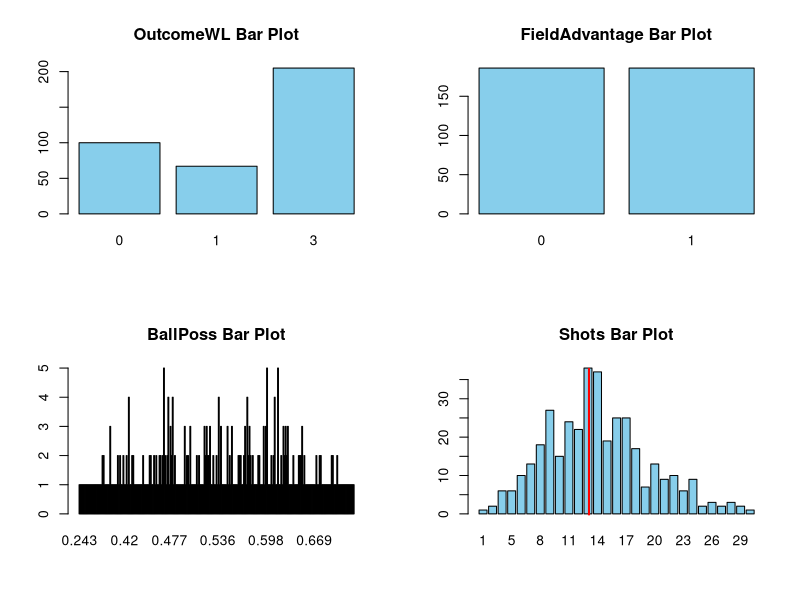
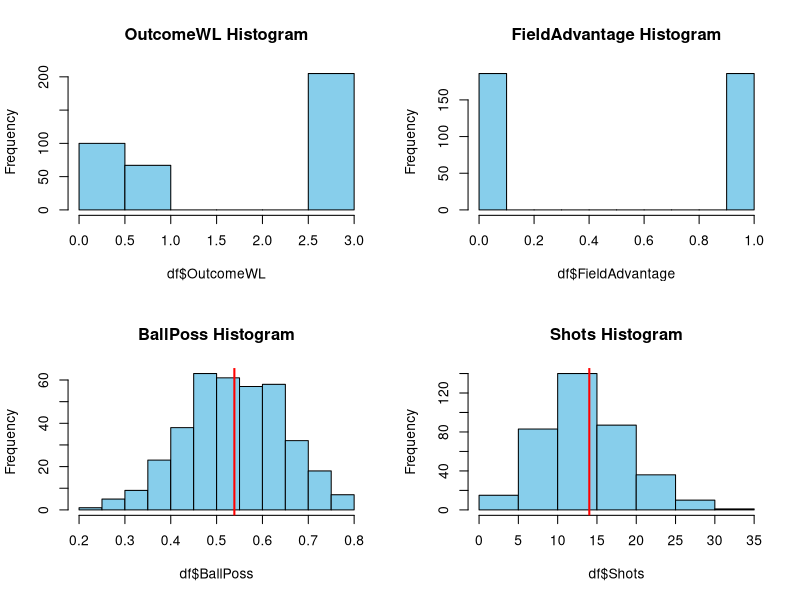
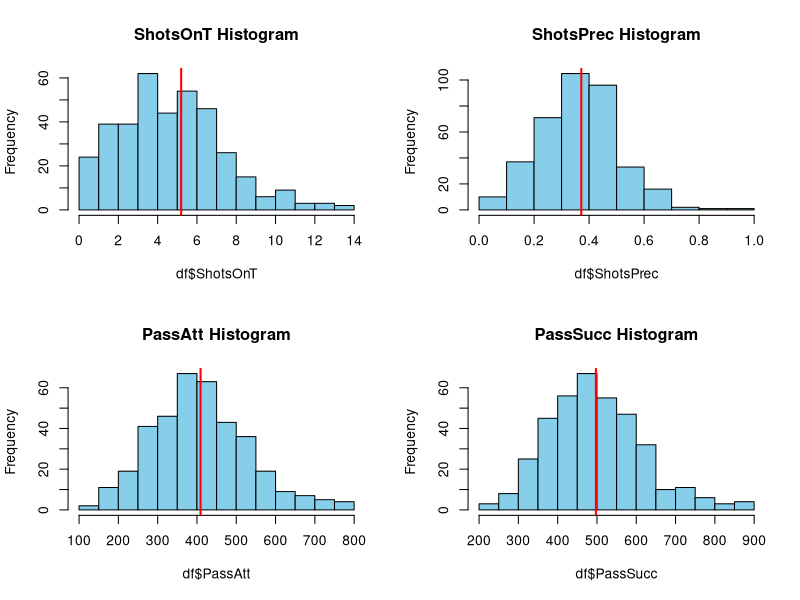
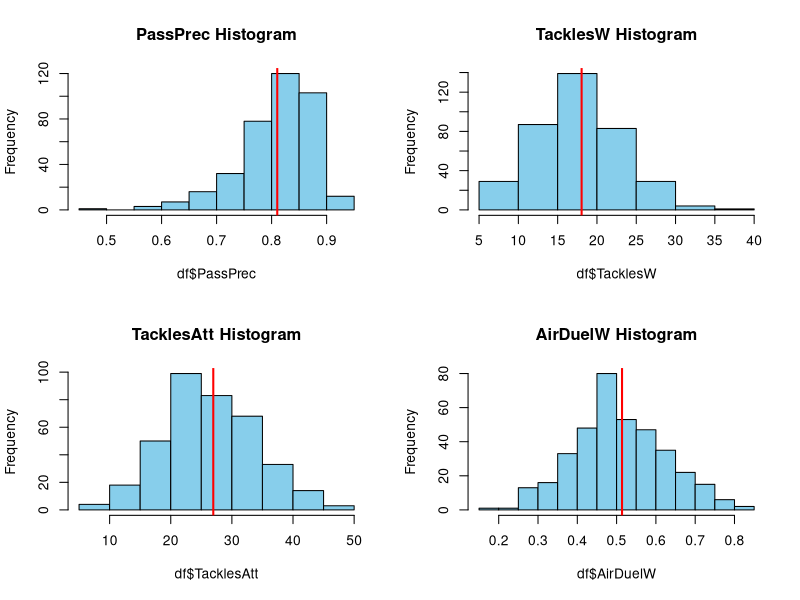
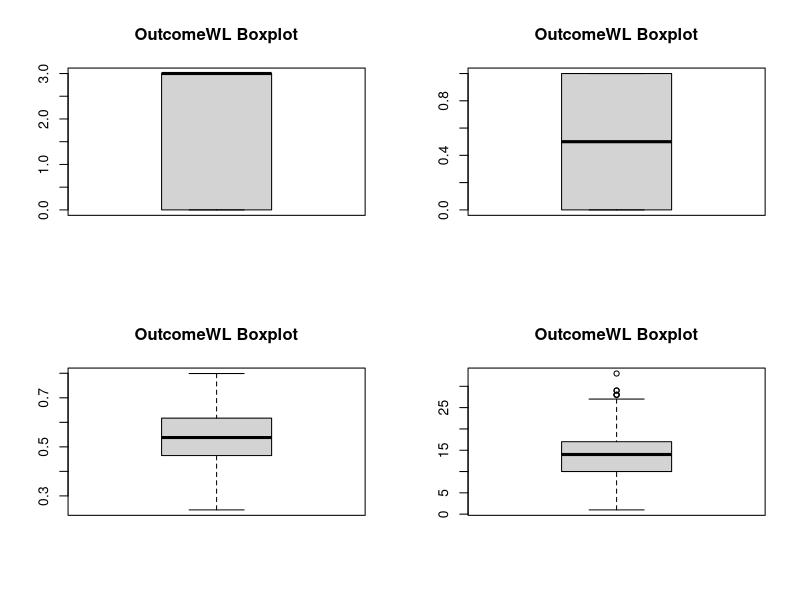
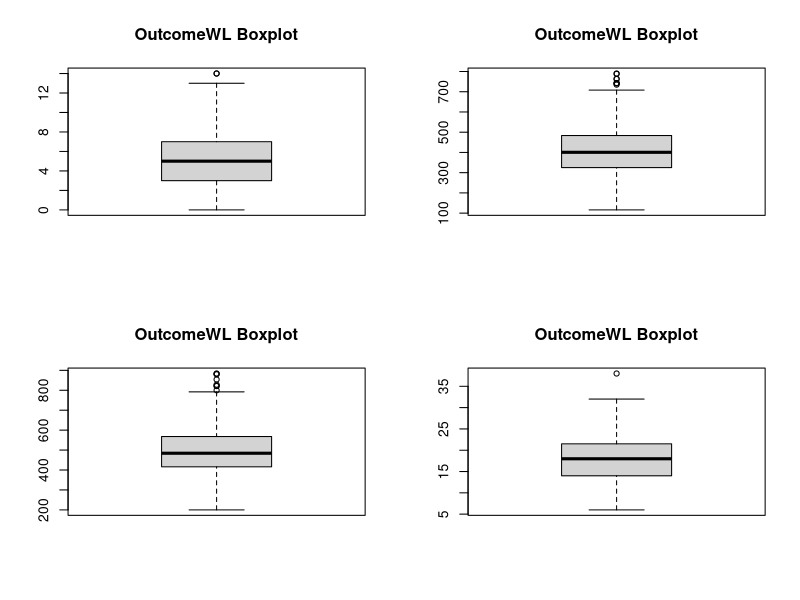
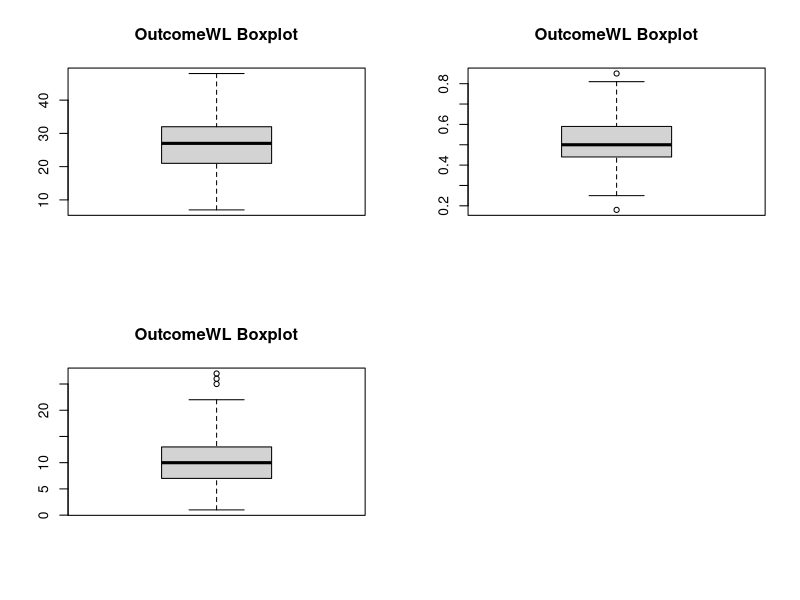
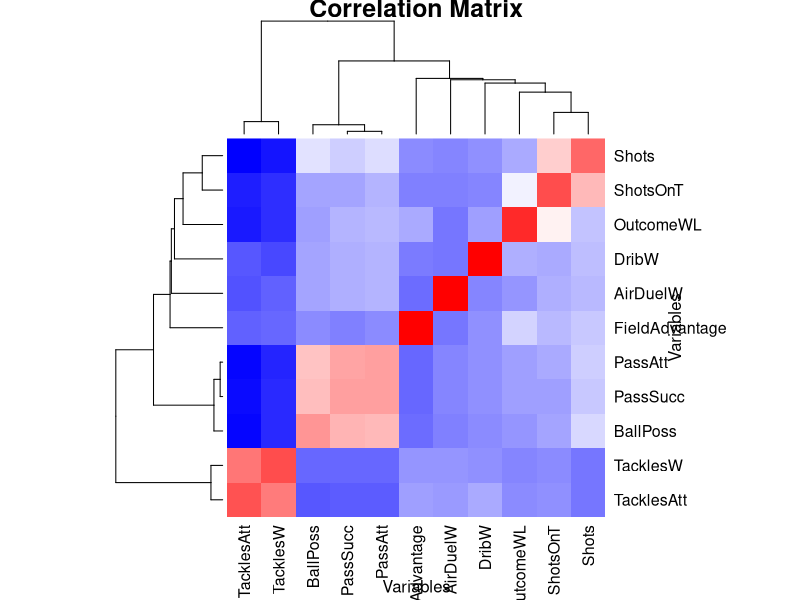

Source code (R) for these figures, in order: (Note: this script raises an error after producing the figures.)
# import dataset

df <- read.csv('DatasetR_eng_fin.csv', header=TRUE, sep=';', 
               fileEncoding="UTF-8")

anyNA(df) # check missing values

# nick: Meaningful variables can be (based on the 'research' question):
# outcomeWL: crucial to understand which factors contribute to a win
# FieldAdvantage: could have a significant impact on the team's performance (historically the team playing home has
# a 'support advantege' given by the presence of local funs)
# BallPoss, Shots, ShotsOnT, PassAtt, PassSucc, TacklesW, TacklesAtt, AirDuelW, DribW (higher is better)
# YellowC, RedC, FoulsC, FoulsT (lower is better)

# nick: check if variable need standardization/normalization
str(df)       # Class of the dataframe
# Example: Preprocessing percentage variables
df$BallPoss <- as.numeric(gsub("%", "", gsub(",", ".", df$BallPoss))) / 100
df$ShotsPrec <- as.numeric(gsub("%", "", gsub(",", ".", df$ShotsPrec))) / 100
df$PassPrec <- as.numeric(gsub("%", "", gsub(",", ".", df$PassPrec))) / 100
df$TacklesWRatio <- as.numeric(gsub("%", "", gsub(",", ".", df$TacklesWRatio))) / 100
df$AirDuelW <- as.numeric(gsub("%", "", gsub(",", ".", df$AirDuelW))) / 100
df$DribWRatio <- as.numeric(gsub("%", "", gsub(",", ".", df$DribWRatio))) / 100

# Encoding FieldAdvantage
df$FieldAdvantage <- ifelse(df$FieldAdvantage == "H", 1, 
                            ifelse(df$FieldAdvantage == "A", 0, NA))

# Encoding OutcomeWL
df$OutcomeWL <- ifelse(df$OutcomeWL == "W", 3, 
                       ifelse(df$OutcomeWL == "D", 1, 
                              ifelse(df$OutcomeWL == "L", 0, NA)))

str(df)


par(mfrow=c(2, 2))  # Arrange plots in a 2x2 grid

barplot(table(df$OutcomeWL), col = "skyblue", main = "OutcomeWL Bar Plot")
barplot(table(df$FieldAdvantage), col = "skyblue", main = "FieldAdvantage Bar Plot")
barplot(table(df$BallPoss), col = "skyblue", main = "BallPoss Bar Plot")
barplot(table(df$Shots), col = "skyblue", main = "Shots Bar Plot")
abline(v = mean(df$Shots), col = "red", lwd = 2)  # Add mean line
par(mfrow=c(1, 1))

par(mfrow=c(2, 2)) 
hist(df$OutcomeWL, col = "skyblue", border = "black", main = "OutcomeWL Histogram")
hist(df$FieldAdvantage, col = "skyblue", border = "black", main = "FieldAdvantage Histogram")
abline(v = mean(df$OutcomeWL), col = "red", lwd = 2)  # Add mean line
hist(df$BallPoss, col = "skyblue", border = "black", main = "BallPoss Histogram")
abline(v = mean(df$BallPoss), col = "red", lwd = 2)  # Add mean line
hist(df$Shots, col = "skyblue", border = "black", main = "Shots Histogram")
abline(v = mean(df$Shots), col = "red", lwd = 2)  # Add mean line
par(mfrow=c(1, 1))

par(mfrow=c(2, 2))
hist(df$ShotsOnT, col = "skyblue", border = "black", main = "ShotsOnT Histogram")
abline(v = mean(df$ShotsOnT), col = "red", lwd = 2)  # Add mean line
hist(df$ShotsPrec, col = "skyblue", border = "black", main = "ShotsPrec Histogram")
abline(v = mean(df$ShotsPrec), col = "red", lwd = 2)  # Add mean line
hist(df$PassAtt, col = "skyblue", border = "black", main = "PassAtt Histogram")
abline(v = mean(df$PassAtt), col = "red", lwd = 2)  # Add mean line
hist(df$PassSucc, col = "skyblue", border = "black", main = "PassSucc Histogram")
abline(v = mean(df$PassSucc), col = "red", lwd = 2)  # Add mean line
par(mfrow=c(1, 1))

par(mfrow=c(2, 2))
hist(df$PassPrec, col = "skyblue", border = "black", main = "PassPrec Histogram")
abline(v = mean(df$PassPrec), col = "red", lwd = 2)  # Add mean line
hist(df$TacklesW, col = "skyblue", border = "black", main = "TacklesW Histogram")
abline(v = mean(df$TacklesW), col = "red", lwd = 2)  # Add mean line
hist(df$TacklesAtt, col = "skyblue", border = "black", main = "TacklesAtt Histogram")
abline(v = mean(df$TacklesAtt), col = "red", lwd = 2)  # Add mean line
hist(df$AirDuelW, col = "skyblue", border = "black", main = "AirDuelW Histogram")
abline(v = mean(df$AirDuelW), col = "red", lwd = 2)  # Add mean line
par(mfrow=c(1, 1))
# Reset graphics parameters
par(mfrow=c(1, 1))  # Reset to default single plot layout


summary_df <- data.frame(
  Variable = c("OutcomeWL", "FieldAdvantage", "BallPoss", "Shots", "ShotsOnT",
               "PassAtt", "PassSucc", "TacklesW", "TacklesAtt", "AirDuelW", "DribW"),
  Mean = sapply(df[, c("OutcomeWL", "FieldAdvantage", "BallPoss", "Shots", "ShotsOnT",
                       "PassAtt", "PassSucc", "TacklesW", "TacklesAtt", "AirDuelW", "DribW")], mean),
  Median = sapply(df[, c("OutcomeWL", "FieldAdvantage", "BallPoss", "Shots", "ShotsOnT",
                         "PassAtt", "PassSucc", "TacklesW", "TacklesAtt", "AirDuelW", "DribW")], median),
  SD = sapply(df[, c("OutcomeWL", "FieldAdvantage", "BallPoss", "Shots", "ShotsOnT",
                     "PassAtt", "PassSucc", "TacklesW", "TacklesAtt", "AirDuelW", "DribW")], sd),
  Min = sapply(df[, c("OutcomeWL", "FieldAdvantage", "BallPoss", "Shots", "ShotsOnT",
                      "PassAtt", "PassSucc", "TacklesW", "TacklesAtt", "AirDuelW", "DribW")], min),
  Max = sapply(df[, c("OutcomeWL", "FieldAdvantage", "BallPoss", "Shots", "ShotsOnT",
                      "PassAtt", "PassSucc", "TacklesW", "TacklesAtt", "AirDuelW", "DribW")], max)
)
summary_df


# Boxplots
par(mfrow=c(2, 2))  # Arrange plots in a 4x3 grid
boxplot(df$OutcomeWL, main = "OutcomeWL Boxplot")
boxplot(df$FieldAdvantage, main = "OutcomeWL Boxplot")
boxplot(df$BallPoss, main = "OutcomeWL Boxplot")
boxplot(df$Shots, main = "OutcomeWL Boxplot")
par(mfrow=c(1, 1))  

par(mfrow=c(2, 2))  # Arrange plots in a 4x3 grid
boxplot(df$ShotsOnT, main = "OutcomeWL Boxplot")
boxplot(df$PassAtt, main = "OutcomeWL Boxplot")
boxplot(df$PassSucc, main = "OutcomeWL Boxplot")
boxplot(df$TacklesW, main = "OutcomeWL Boxplot")
par(mfrow=c(1, 1))  

par(mfrow=c(2,2))
boxplot(df$TacklesAtt, main = "OutcomeWL Boxplot")
boxplot(df$AirDuelW, main = "OutcomeWL Boxplot")
boxplot(df$DribW, main = "OutcomeWL Boxplot")
par(mfrow=c(1, 1))  


# Correlation Analysis
correlation_matrix <- cor(df[, c("OutcomeWL", "FieldAdvantage", "BallPoss", "Shots", "ShotsOnT",
                                 "PassAtt", "PassSucc", "TacklesW", "TacklesAtt", "AirDuelW", "DribW")])
correlation_matrix

heatmap(correlation_matrix, 
        main = "Correlation Matrix",
        xlab = "Variables",
        ylab = "Variables",
        col = colorRampPalette(c("blue", "white", "red"))(100))

# count the number of outliers
# Define a function to count outliers using the IQR method
count_outliers <- function(x) {
  Q <- quantile(x, probs = c(0.25, 0.75))
  IQR <- Q[2] - Q[1]
  lower_bound <- Q[1] - 1.5 * IQR
  upper_bound <- Q[2] + 1.5 * IQR
  outliers <- x < lower_bound | x > upper_bound
  return(sum(outliers))
}

# Apply the function to each column of your dataframe
outlier_counts <- sapply(df, function(col) {
  if(is.numeric(col)) {
    count_outliers(col)
  } else {
    NA  # For non-numeric columns
  }
})
# Display the counts of outliers for each variable
print(outlier_counts)

# from the hists, PassAtt and PassSucc look high varying on scale (standardization),
# furthermore shots on target seems to has not relevant influence on the winning so i want try to normalize it.

df$PassAtt_Standardized <- scale(df$PassAtt)
df$PassSucc_Standardized <- scale(df$PassSucc)

# Standardize and normalize ShotsOnT
df$ShotsOnT_Standardized <- scale(df$ShotsOnT)
df$ShotsOnT_Normalized <- (df$ShotsOnT_Standardized - min(df$ShotsOnT_Standardized)) / (max(df$ShotsOnT_Standardized) - min(df$ShotsOnT_Standardized))

colnames(df)

df_standardized <- df

# Replace the original columns with their standardized versions
df_standardized$PassAtt <- df$PassAtt_Standardized
df_standardized$PassSucc <- df$PassSucc_Standardized
df_standardized$ShotsOnT <- df$ShotsOnT_Normalized


head(df)

# let's now see the heat map with the standardized variables

correlation_matrix_std <- cor(df_standardized[, c("OutcomeWL", "FieldAdvantage", "BallPoss", "Shots", "ShotsOnT_Standardized", "ShotsOnT_Normalized",
                                 "PassAtt_Standardized", "PassSucc_Standardized", "TacklesW", "TacklesAtt", "AirDuelW", "DribW")])
correlation_matrix_std

heatmap(correlation_matrix_std, 
        main = "Correlation Matrix",
        xlab = "Variables",
        ylab = "Variables",
        col = colorRampPalette(c("blue", "white", "red"))(100))


# Step 1: Extract prefix and number
df$ID_Type <- substr(df$ID, 1, 4)
df$ID_Number <- as.integer(substr(df$ID, 5, nchar(df$ID)))

# Step 2: Calculate total points for each ID type
total_points <- tapply(df$PointsWon, df$ID_Type, sum)

# Step 3: Merge total points back into the original dataset
df$Total_Points <- total_points[df$ID_Type]


numeric_cols <- sapply(df, is.numeric)
numeric_df <- df[, numeric_cols]

cor_matrix <- cor(numeric_df)

# Step 3: Define a Custom Red Color Palette
red_palette <- colorRampPalette(c("white", "red"))(4)


heatmap(cor_matrix, Rowv = NA, Colv = NA, col = red_palette, scale = "none", margins = c(5, 10))

# Considerations:
# total points have a strong correlation with: RoosterQuality (4 out of 4)
# Total_Points is also correlated with: ShotsOnT, PassSucc, PassAtt, PassPrec, DribAtt, DribWin, BallPoss (3 out of 4)
# It is obviously medium-high correlated (3 out of 4) with PointsWon, OutcomeWL but it is irrelevant
# interesting to note that FieldAdvantage, Takles and Fouls (made and against) have small correlation 

head(df)

count_wins <- function(outcome_wl) {
  return(sum(outcome_wl == 3))
}

# Extract the ID type from the ID column
df$ID_type <- substr(df$ID, 1, 4)

counts <- tapply(df$OutcomeWL, df$ID_type, count_wins)

# Add the counts as a new variable to the dataframe
df$wins <- counts[df$ID_type]

tail(df)


numeric_cols <- sapply(df, is.numeric)
numeric_df <- df[, numeric_cols]

cor_matrix <- cor(numeric_df)

# Step 3: Define a Custom Red Color Palette
red_palette <- colorRampPalette(c("white", "red"))(4)


heatmap(cor_matrix, Rowv = NA, Colv = NA, col = red_palette, scale = "none", margins = c(5, 10))


df$win <- ifelse(df$OutcomeWL == 3, 1, 0)

head(df)

# Split the data based on the win variable
win_0 <- df[df$win == 0, "ShotsOnT_Normalized"]
win_1 <- df[df$win == 1, "ShotsOnT_Normalized"]

# Create a density plot for ShotsOnT
plot(density(win_0), col = "blue", main = "Density Plot of ShotsOnT by Win")
lines(density(win_1), col = "red")
legend("topright", legend = c("win=0", "win=1"), col = c("blue", "red"), lty = 1)

# Split the data based on the win variable
win_0 <- df[df$win == 0, "BallPoss"]
win_1 <- df[df$win == 1, "BallPoss"]

# Create a density plot for BallPoss
plot(density(win_0), col = "blue", main = "Density Plot of ShotsOnT by Win")
lines(density(win_1), col = "red")
legend("topright", legend = c("win=0", "win=1"), col = c("blue", "red"), lty = 1)

# Split the data based on the win variable
win_0 <- df[df$win == 0, "RosterQuality"]
win_1 <- df[df$win == 1, "RosterQuality"]

# Create a density plot for RosterQuality
plot(density(win_0), col = "blue", main = "Density Plot of ShotsOnT by Win")
lines(density(win_1), col = "red")
legend("topright", legend = c("win=0", "win=1"), col = c("blue", "red"), lty = 1)

# Normalization of RoasterQuality
df$RosterQuality_std <- scale(df$RosterQuality)
df$RosterQuality_norm <- (df$RosterQuality_std - min(df$RosterQuality_std)) / (max(df$RosterQuality_std) - min(df$RosterQuality_std))

win_0 <- df[df$win == 0, "RosterQuality_norm"]
win_1 <- df[df$win == 1, "RosterQuality_norm"]

# Create a density plot for RosterQuality_norm
plot(density(win_0), col = "blue", main = "Density Plot of ShotsOnT by Win")
lines(density(win_1), col = "red")
legend("topright", legend = c("win=0", "win=1"), col = c("blue", "red"), lty = 1)


numeric_cols <- sapply(df, is.numeric)
numeric_df <- df[, numeric_cols]

cor_matrix <- cor(numeric_df)

# Step 3: Define a Custom Red Color Palette
red_palette <- colorRampPalette(c("white", "red"))(4)


heatmap(cor_matrix, Rowv = NA, Colv = NA, col = red_palette, scale = "none", margins = c(5, 10))



# Collinearity matrix
library(corrplot)

selected_vars <- c("FieldAdvantage", "OutcomeWL", "GoalsMade", "GoalsTaken", "BallPoss", "Shots", "ShotsPrec",
                   "PassPrec", "Knowledge", "TacklesWRatio", "DribWRatio", "RosterQuality_std",
                   "Total_Points", "wins", "win")

numeric_cols <- selected_vars[sapply(selected_vars, function(var) is.numeric(df[[var]]))]
selected_corr <- cor(df[, numeric_cols])

corrplot(selected_corr,
         method = "number",
         diag = FALSE,
         tl.cex = 0.8,
         number.cex = 0.6,
         tl.col = "black")


str(df)

head(df)

# Single linear regressions
cor(df$BallPoss, df$Shots)

mod.out <- lm(BallPoss ~ Shots, data=df)
summary(mod.out)
plot(df$Shots, df$BallPoss, pch=20, xlab="Shots", ylab="Ball Possession")
abline(mod.out, col="red", lwd=2)

plot(mod.out$residuals, main="Residuals Plot", ylab="Residuals", xlab="Fitted Values")
abline(h=0, col="red")


mod.out <- lm(ShotsPrec ~ GoalsMade, data=df)
summary(mod.out)
plot(df$GoalsMade, df$ShotsPrec, pch=20, xlab="GoalsMade", ylab="ShotsPrec")
abline(mod.out, col="red", lwd=2)

plot(mod.out$residuals, main="Residuals Plot", ylab="Residuals", xlab="Fitted Values")
abline(h=0, col="red")

mod.out <- lm(GoalsMade ~ OutcomeWL, data=df)
summary(mod.out)
plot(df$OutcomeWL, df$GoalsMade, pch=20, xlab="OutcomeWL", ylab="GoalsMade")
abline(mod.out, col="red", lwd=2)

plot(mod.out$residuals, main="Residuals Plot", ylab="Residuals", xlab="Fitted Values")
abline(h=0, col="red")

# Multiple linear regressions

# Reminder: Pr(>|t|)=p-value denotes the quality of hypothesis
# High meaningful p-value < 0.001 "***"
# High meaningful 0.001 < p-value < 0.01 "**"
# Slightly meaningful 0.01 < p-value < 0.05 "*"
# Marginally meaningful 0.05 < p-value < 0.1 "."
# not meaningful p-value >= 0.1 " "

# Reminder 2: R^2 denotes the percentage of variability of Y (response)

# Multiple regression 1
# OutcomeWL = b_0 + b_1 * BallPoss + b_2 * ShotPrec + b_3 * PassPrec


mod.multi <- lm(OutcomeWL ~ BallPoss + ShotsPrec + PassPrec, data=df)
summary(mod.multi)

par(mfrow=c(2, 2))  # imposta l'area di plotting per mostrare 4 grafici
plot(mod.multi)


# Multiple regression 1
# OutcomeWL = b_0 + b_1 * BallPoss + b_2 * ShotPrec + b_3 * PassPrec



























#----------------------------------------------------------------------------------------------------------------------------------
# create a new column that identifies matches from the "winner - 1" and "control - 0" groups
df$Group <- ifelse(grepl("Ca", df$ID), "1",
                    ifelse(grepl("Co", df$ID), "0", NA))
df$Group <- as.integer(df$Group)

# let's see what data types we have in the columns:
str(df)

# we notice that percentages variables are stored as characters. we would like them to be
# represented as numerical [0,1] 
df$BallPoss <- as.numeric(sub(",", ".", sub("%", "", df$BallPoss))) / 100
df$ShotsPrec <- as.numeric(sub(",", ".", sub("%", "", df$ShotsPrec))) / 100
df$PassPrec <- as.numeric(sub(",", ".", sub("%", "", df$PassPrec))) / 100
df$TacklesWRatio <- as.numeric(sub(",", ".", sub("%", "", df$TacklesWRatio))) / 100
df$AirDuelW <- as.numeric(sub(",", ".", sub("%", "", df$AirDuelW))) / 100
df$DribWRatio <- as.numeric(sub(",", ".", sub("%", "", df$DribWRatio))) / 100

# the Knowledge column is a chr as well, let's handle it
df$Knowledge <- as.numeric(sub(",", ".", df$Knowledge))

# columns ID and match are not useful for our model, let's remove them
df$ID <- NULL
df$Match <- NULL
# we notice that the "result" column is redundant wrt goals made and taken, we remove it
df$Result <- NULL

# Let's do some label encoding. We want in FieldAdvantage column, to show home matches as 1 and
# Away matches as 0
df$FieldAdvantage <- ifelse(df$FieldAdvantage == "H", 1, 
                            ifelse(df$FieldAdvantage == "A", 0, NA))
# we want losses as -1, wins as 1 and draws as 0 in OutcomeWL column. This column can be redundant
# wrt to Points won. We will think about it later
df$OutcomeWL <- ifelse(df$OutcomeWL == "W", 1, 
                            ifelse(df$OutcomeWL == "D", 0, 
                                   ifelse(df$OutcomeWL == "L", -1, NA)))

# Double check every column is now numerical 
str(df)

summary(df)

# check if the target variable is balanced
prop.table(table(df$OutcomeWL))

df$OutcomeWL[df$OutcomeWL == -1] <- 0


# Let's see which features are correlated with each other:
S <- round(cov(df), 4)
P <- round(cor(df), 4)

# We use a heatmap to explore the correlations
col<- colorRampPalette(c("blue", "white", "red"))(20)
heatmap(x = P, col = col, symm = TRUE)

df_winners <- df[df$Group == 1, ]
df_winners$Group <- NULL
df_control <- df[df$Group == 0, ]
df_control$Group <- NULL

P_win <- round(cor(df_winners), 4)
P_cont <- round(cor(df_control), 4)

heatmap(x = P_win, col = col, symm = TRUE, main = 'P_win')
heatmap(x = P_cont, col = col, symm = TRUE, main = 'P_cont')



save(df, file = '/Users/nico/Desktop/football_data_/processed_data.RData')
